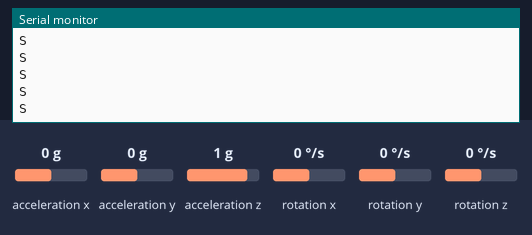
Bench run of a sketch on a simulated Arduino Uno, built with avr-gcc and run on an emulated ATmega328P. Parts: the last lines printed to the serial monitor. Inputs (shaded band) come from the test bench; at power-on: acceleration x 0 g, acceleration y 0 g, acceleration z 1 g, rotation x 0 °/s, rotation y 0 °/s, rotation z 0 °/s. No radio packets arrive unless stated.

Above: at 1.2 s.
1.3 s: acceleration x set to -1.4 g
At 1.46 s:
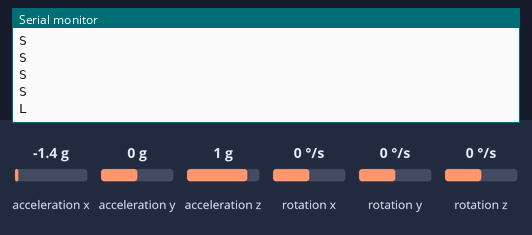
3.3 s: acceleration x set to 0.8 g
At 3.6 s:
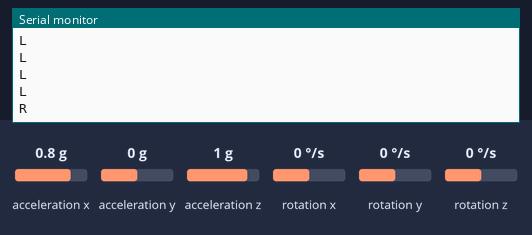

Measured:
- after the input at 1.3 s, the serial monitor: prints a new line at once (image 1)
- after the input at 3.3 s, the serial monitor: prints a new line after 0.16 s (image 2)

The sketch:

transmittercode.ino
```cpp
#include "MPU6050.h"
#include "Wire.h"
#include <RH_ASK.h>
#include <SPI.h>  // Not actually used but needed to compile
RH_ASK driver;
MPU6050 mpu;
int16_t ax, ay, az;
int16_t gx, gy, gz;
void setup() {
  // put your setup code here, to run once:
  Serial.begin(9600);
  Wire.begin();
  mpu.initialize();
  //mpu part ..
  Serial.println(mpu.testConnection() ? "MPU6050 connection successful" : "MPU6050 connection failed");

  //mpu part end...

  //rf module part
  if (!driver.init()) {
    Serial.println("RF module init failed");
  }
}
void loop() {
  mpu.getMotion6(&ax, &ay, &az, &gx, &gy, &gz);

char *message;

if(ay <= -5000 || ay >= 5000){
  //forward and backward
  if (ay <= -5000) {
    //backward
   // Serial.println("b");
    message = "B";
    //check left and right while tilt
  }
  if (ay >= 5000) {
    //forward
     //  Serial.println("f");
     message = "F";
  }
    if (ax >= 5000) {
     //   Serial.println("r");
        message = "R";
  }
  if (ax <= -5000) {
      //  Serial.println("l");
        message = "L";
  }
}
else if(ax <= -5000 || ax >= 5000) {
  //left right
  if (ax >= 5000) {
     //   Serial.println("r");
        message = "R";
  }
  if (ax <= -5000) {
      //  Serial.println("l");
        message = "L";
  }

}

else {
  message = "S";
}
Serial.println(message);
  driver.send((uint8_t *)message, strlen(message));
  driver.waitPacketSent();
  delay(100);
}
```
